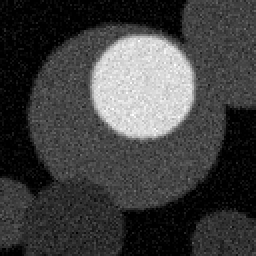
#> input picture 01_python_verification/test_images/brain_01.png, 128 x 128 px (shown 2 times larger); its folder holds only this picture in this run
$ python otsu_watershed.py
#> lines starting #> are read from the running program, lines starting #| are printed output that depends on the picture; after the words box and inside, x2 and y2 are one past the last pixel; in counts of white or black regions, pixels touching at a corner belong together; long printed decimals are rounded
#> in run_all, img is the input picture: shape (128, 128); min 0, max 255, mean 64.4
# otsu_watershed.py
# Implements Otsu thresholding + watershed segmentation pipeline.
import os
import cv2
import numpy as np
from time import perf_counter
from typing import Tuple

BASE_DIR = os.path.dirname(__file__)
IN_DIR = os.path.join(BASE_DIR, "test_images")
OUT_SEG_DIR = os.path.join(IN_DIR, "results")
os.makedirs(OUT_SEG_DIR, exist_ok=True)

# Dice
def dice_coef(pred: np.ndarray, gt: np.ndarray) -> float:
    pred_bool = (pred > 0).astype(np.uint8)
    gt_bool = (gt > 0).astype(np.uint8)
    inter = (pred_bool & gt_bool).sum()
    denom = pred_bool.sum() + gt_bool.sum()
    if denom == 0:
        return 1.0 if inter == 0 else 0.0
    return 2.0 * inter / denom


def iou(pred: np.ndarray, gt: np.ndarray) -> float:
    pred_bool = (pred > 0).astype(np.uint8)
    gt_bool = (gt > 0).astype(np.uint8)
    inter = (pred_bool & gt_bool).sum()
    union = (pred_bool | gt_bool).sum()
    if union == 0:
        return 1.0 if inter == 0 else 0.0
    return inter / union

# Image processing
def process_image(img: np.ndarray, return_overlay=True, debug=True) -> Tuple[np.ndarray, np.ndarray]:
    """
    Otsu thresholding + watershed segmentation pipeline:
      1. Otsu threshold (fallback to stricter threshold if Otsu covers too much area)
      2. Distance transform + watershed to separate touching regions
      3. Per-component mean intensity filtering
      4. Morphological refinement
    Params tuned for synthetic images; adjust min_area and intensity_factor as needed.
    """
#> called with return_overlay = True, debug = True
    h, w = img.shape
#> h = 128; w = 128
    area_img = h * w
#> area_img = 16384

    # blur to remove small noise
    blur = cv2.GaussianBlur(img, (5, 5), 0)
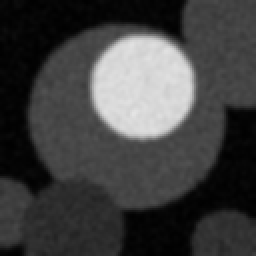
#> blur: shape (128, 128) (shown 2 times larger); min 0, max 228, mean 64.4

    # global image stats
    img_mean = float(blur.mean())
#> img_mean = 64.39
    img_std = float(blur.std())
#> img_std = 62.76
    if debug:
        print(f"img mean={img_mean:.1f}, std={img_std:.1f}, area={area_img}")
#| img mean=64.4, std=62.8, area=16384

    # 1) Otsu
    _, th_otsu = cv2.threshold(
        blur, 0, 255, cv2.THRESH_BINARY + cv2.THRESH_OTSU)
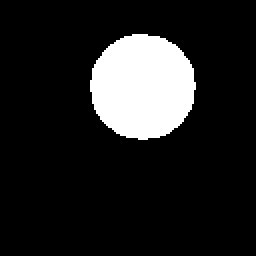
#> th_otsu: shape (128, 128) (shown 2 times larger); 13.4% white; 1 white region, box (x1, y1, x2, y2) and area: (45, 17, 98, 70) 2192
    nonzero_otsu = int((th_otsu > 0).sum())
#> nonzero_otsu = 2192
    frac_otsu = nonzero_otsu / area_img
#> frac_otsu = 0.134
    if debug:
        print("Otsu nonzero:", nonzero_otsu, f"({frac_otsu*100:.1f}%)")
#| Otsu nonzero: 2192 (13.4%)

    # If Otsu selects too much (>20% of image) use stricter threshold
    strict_frac_thresh = 0.20
    if frac_otsu > strict_frac_thresh:
        k = 0.6
        strict_t = int(max(1, img_mean + k * img_std))
        if debug:
            print("Otsu too permissive, using strict threshold:", strict_t)
        _, th = cv2.threshold(blur, strict_t, 255, cv2.THRESH_BINARY)
    else:
        th = th_otsu

    # morphological cleaning
    kernel = cv2.getStructuringElement(cv2.MORPH_ELLIPSE, (3, 3))
    th = cv2.morphologyEx(th, cv2.MORPH_OPEN, kernel, iterations=1)
    th = cv2.morphologyEx(th, cv2.MORPH_CLOSE, kernel, iterations=1)

    # 2) Watershed segmentation
    # Sure background via dilation
    sure_bg = cv2.dilate(th, kernel, iterations=3)
#> sure_bg: shape (128, 128); 16.2% white; 1 white region, box (x1, y1, x2, y2) and area: (42, 14, 101, 73) 2660

    # Distance transform for sure foreground
    dist_transform = cv2.distanceTransform(th, cv2.DIST_L2, 5)
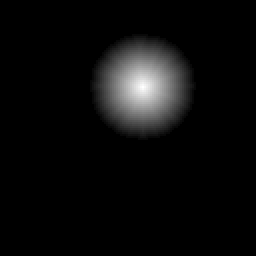
#> dist_transform: shape (128, 128) float32 (shown 2 times larger); min 0, max 26.17, mean 1.2; drawn with min black and max white
    dist_max = dist_transform.max()
#> dist_max = 26.17

    if dist_max == 0:
        # No foreground found — return empty segmentation
        seg = np.zeros_like(img, dtype=np.uint8)
        overlay = None
        if return_overlay:
            img_color = cv2.cvtColor(img, cv2.COLOR_GRAY2BGR)
            overlay = img_color.copy()
        return seg, overlay

    _, sure_fg = cv2.threshold(dist_transform, 0.4 * dist_max, 255, 0)
#> sure_fg: shape (128, 128) float32; 5% white; 1 white region, box (x1, y1, x2, y2) and area: (55, 27, 87, 60) 817
    sure_fg = np.uint8(sure_fg)

    # Unknown region
    unknown = cv2.subtract(sure_bg, sure_fg)
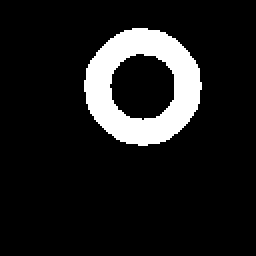
#> unknown: shape (128, 128) (shown 2 times larger); 11.2% white; 1 white region, box (x1, y1, x2, y2) and area: (42, 14, 101, 73) 1843

    # Marker labelling
    num_labels, markers = cv2.connectedComponents(sure_fg)
#> num_labels = 2
    markers = markers + 1            # background becomes 1 (not 0)
    markers[unknown == 255] = 0      # unknown region marked as 0

    # Apply watershed
    img_color = cv2.cvtColor(img, cv2.COLOR_GRAY2BGR)
    markers = cv2.watershed(img_color, markers)
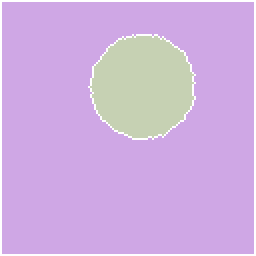
#> markers: shape (128, 128) int32 (shown 2 times larger); 3 distinct labels, from -1 to 2; one colour per label, 0 black, -1 white
    # markers == -1: boundaries, markers == 1: background, markers > 1: regions

    if debug:
        print("watershed labels found:", num_labels)
#| watershed labels found: 2

    # 3) Filter components by area and intensity
    comps = []
    for lbl in range(2, num_labels + 1):  # skip background (1)
        comp_mask = (markers == lbl).astype(np.uint8)
        area = int(comp_mask.sum())
        if area == 0:
            continue
        mean_int = float(cv2.mean(img, mask=comp_mask)[0])
        comps.append((lbl, area, mean_int))
#> this loop made 1 pass
#> (area, mean_int) on pass 1: (2042, 213.6)
#> pass 1, in process_image, `comp_mask = (markers == lbl).astype(np.uint8)`:
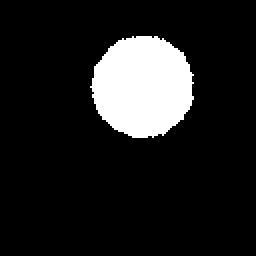
#> comp_mask: shape (128, 128) (shown 2 times larger); values 0 (black) and 1 (white), 12.5% white; 1 white region, box (x1, y1, x2, y2) and area: (45, 18, 97, 69) 2042
#> after the loop, comps = [(2, 2042, 213.6)]

    if debug:
        print("components (label, area, mean_int) sample:", comps[:6])
#| components (label, area, mean_int) sample: [(2, 2042, 213.577)]

    min_area = 200
    intensity_factor = 0.7

    selected_labels = []
    for lbl, area, mean_int in comps:
        if area >= min_area and mean_int >= img_mean + intensity_factor * img_std:
            selected_labels.append(lbl)
#> this loop made 1 pass
#> after the loop, selected_labels = [2]

    # fallback: pick component with highest mean intensity
    if not selected_labels and comps:
        comps_sorted = sorted(comps, key=lambda x: (x[2], x[1]), reverse=True)
        selected_labels = [comps_sorted[0][0]]
        if debug:
            print("No component met thresholds; falling back to highest-mean component:",
                  comps_sorted[0])

    # build segmentation mask
    seg = np.zeros_like(img, dtype=np.uint8)
    for lbl in selected_labels:
        seg[markers == lbl] = 255
#> this loop made 1 pass

    # 4) Morphological refinement
    seg = cv2.morphologyEx(seg, cv2.MORPH_OPEN, kernel, iterations=1)
#> seg: shape (128, 128); 12.4% white; 1 white region, box (x1, y1, x2, y2) and area: (45, 18, 97, 69) 2039
    seg = cv2.morphologyEx(seg, cv2.MORPH_CLOSE, kernel, iterations=2)

    if debug:
        print("final seg nonzero:", int((seg > 0).sum()),
              "selected labels:", selected_labels)
#| final seg nonzero: 2039 selected labels: [2]

    # overlay
    overlay = None
    if return_overlay:
        overlay = img_color.copy()
        overlay[seg > 0] = (0, 0, 255)
#> overlay: shape (128, 128, 3); 12.45% of pixels changed, all inside (x1, y1, x2, y2) = (45, 18, 97, 69)
        overlay = cv2.addWeighted(img_color, 0.6, overlay, 0.4, 0)
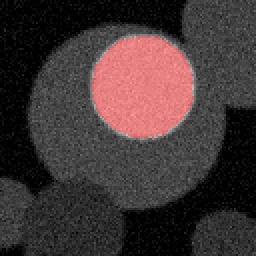
#> overlay: shape (128, 128, 3) (shown 2 times larger); mean B, G, R 53.8, 53.8, 66.4

    return seg, overlay


def run_all(input_dir=IN_DIR, save_outputs=True):
    times = {}
    metrics = {}
    files = sorted([f for f in os.listdir(input_dir) if f.endswith(
        ".png") and not f.endswith("_mask.png")])
    for f in files:
        path = os.path.join(input_dir, f)
        img = cv2.imread(path, cv2.IMREAD_GRAYSCALE)
        t0 = perf_counter()
        seg, overlay = process_image(img, return_overlay=True)
        t1 = perf_counter()
        dt = t1 - t0
        times[f] = dt
        metrics[f] = {'time_s': dt}
        if save_outputs:
            cv2.imwrite(os.path.join(
                OUT_SEG_DIR, f.replace(".png", "_seg.png")), seg)
            if overlay is not None:
                cv2.imwrite(os.path.join(OUT_SEG_DIR, f.replace(
                    ".png", "_overlay.png")), overlay)
    return times, metrics


if __name__ == "__main__":
    t, m = run_all()
    for k in t:
        print(f"{k}: {t[k]:.4f} s")

$ run again, on 01_python_verification/test_images/brain_02.png
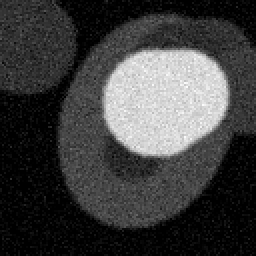
#> input picture 01_python_verification/test_images/brain_02.png, 128 x 128 px (shown 2 times larger)
#> in run_all, img is the input picture: shape (128, 128); min 0, max 252, mean 62.5
#> img_mean = 62.49
#> img_std = 70.34
#| img mean=62.5, std=70.3, area=16384
#> in process_image, `_, th_otsu = cv2.threshold( blur, 0, 255, cv2.THRESH_BINARY + cv2.THRE..`:
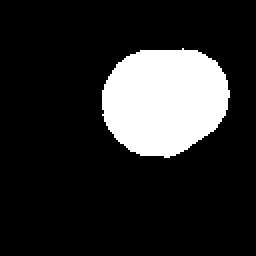
#> th_otsu: shape (128, 128) (shown 2 times larger); 16.7% white; 1 white region, box (x1, y1, x2, y2) and area: (51, 24, 115, 79) 2733
#> nonzero_otsu = 2733
#> frac_otsu = 0.167
#| Otsu nonzero: 2733 (16.7%)
#> sure_bg: shape (128, 128); 19.9% white; 1 white region, box (x1, y1, x2, y2) and area: (48, 21, 118, 82) 3264
#> dist_max = 26.99
#> unknown: shape (128, 128); 13.2% white; 1 white region, box (x1, y1, x2, y2) and area: (48, 21, 118, 82) 2170
#> num_labels = 2
#| watershed labels found: 2
#> the loop in process_image, `for lbl in range(2, num_labels + 1):` made 1 pass
#> (area, mean_int) on pass 1: (2574, 212.9)
#> after the loop in process_image, `for lbl in range(2, num_labels + 1):`: comps = [(2, 2574, 212.9)]
#| components (label, area, mean_int) sample: [(2, 2574, 212.948)]
#> the loop in process_image, `for lbl, area, mean_int in comps:` made 1 pass
#> after the loop in process_image, `for lbl, area, mean_int in comps:`: selected_labels = [2]
#> the loop in process_image, `for lbl in selected_labels:` made 1 pass
#| final seg nonzero: 2572 selected labels: [2]
#> in process_image, `overlay = cv2.addWeighted(img_color, 0.6, overlay, 0.4, 0)`:
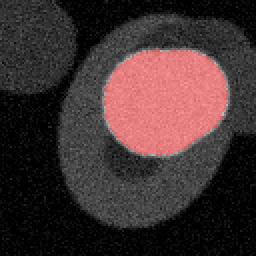
#> overlay: shape (128, 128, 3) (shown 2 times larger); mean B, G, R 49.1, 49.1, 65.1

$ run again, on 01_python_verification/test_images/brain_03.png
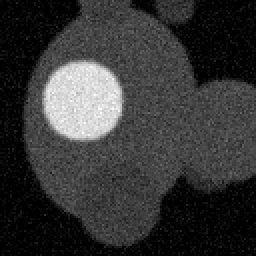
#> input picture 01_python_verification/test_images/brain_03.png, 128 x 128 px (shown 2 times larger)
#> in run_all, img is the input picture: shape (128, 128); min 0, max 255, mean 53.5
#> img_mean = 53.54
#> img_std = 54.52
#| img mean=53.5, std=54.5, area=16384
#> in process_image, `_, th_otsu = cv2.threshold( blur, 0, 255, cv2.THRESH_BINARY + cv2.THRE..`:
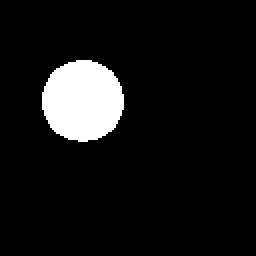
#> th_otsu: shape (128, 128) (shown 2 times larger); 8.1% white; 1 white region, box (x1, y1, x2, y2) and area: (21, 30, 62, 71) 1320
#> nonzero_otsu = 1320
#> frac_otsu = 0.0806
#| Otsu nonzero: 1320 (8.1%)
#> sure_bg: shape (128, 128); 10.3% white; 1 white region, box (x1, y1, x2, y2) and area: (18, 27, 65, 74) 1692
#> dist_max = 20.38
#> unknown: shape (128, 128); 7.3% white; 1 white region, box (x1, y1, x2, y2) and area: (18, 27, 65, 74) 1203
#> num_labels = 2
#| watershed labels found: 2
#> the loop in process_image, `for lbl in range(2, num_labels + 1):` made 1 pass
#> (area, mean_int) on pass 1: (1192, 215.4)
#> after the loop in process_image, `for lbl in range(2, num_labels + 1):`: comps = [(2, 1192, 215.4)]
#| components (label, area, mean_int) sample: [(2, 1192, 215.423)]
#> the loop in process_image, `for lbl, area, mean_int in comps:` made 1 pass
#> after the loop in process_image, `for lbl, area, mean_int in comps:`: selected_labels = [2]
#> the loop in process_image, `for lbl in selected_labels:` made 1 pass
#| final seg nonzero: 1191 selected labels: [2]
#> in process_image, `overlay = cv2.addWeighted(img_color, 0.6, overlay, 0.4, 0)`:
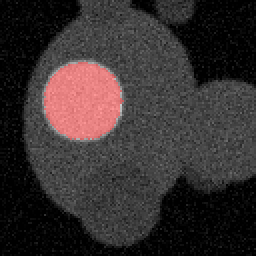
#> overlay: shape (128, 128, 3) (shown 2 times larger); mean B, G, R 47.3, 47.3, 54.7
